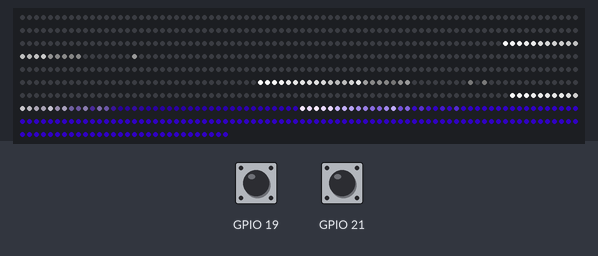
Recording of a sketch running on a simulated ESP32. Shown: 750 RGB LEDs in strip order, left to right, continuing on the next row. Inputs (shaded band) come from the test bench; at power-on: GPIO 19 HIGH, GPIO 21 HIGH. Random numbers use the default seed unless the sketch sets one.

Above: at 1.2 s.
1.3 s: GPIO 19 pulled LOW for 0.15 s
At 1.92 s:
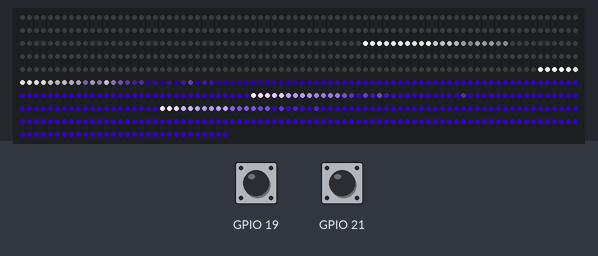
2.0 s: GPIO 21 pulled LOW for 0.15 s
At 2.35 s:
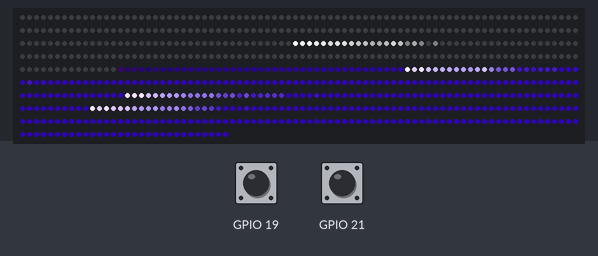
2.7 s: GPIO 19 pulled LOW for 1 s
At 3.2 s:
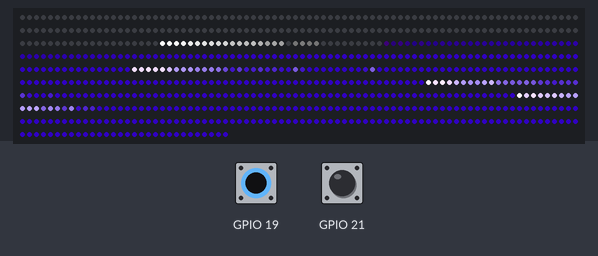
4.3 s: GPIO 21 pulled LOW for 0.15 s
At 5.75 s:
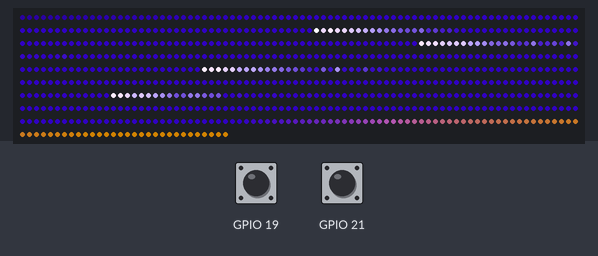
Timing chart, 0 to 7.3 s (numbered marks = the images above; inputs shaded):
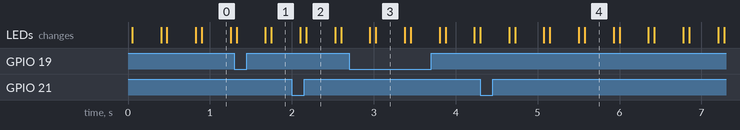

The sketch:

Cannes_ESP.ino
```cpp
/*
   ___ _ _
  / _ (_) |_ __ _ _   _  __ _( )__    / __(_)___| |__   ___ _ __ _ __ ___   __ _ _ __
 / /_)/ | __/ _` | | | |/ _` |/ __|  / _\ | / __| '_ \ / _ \ '__| '_ ` _ \ / _` | '_ \
/ ___/| | || (_| | |_| | (_| |\__ \ / /   | \__ \ | | |  __/ |  | | | | | | (_| | | | |
\/    |_|\__\__,_|\__, |\__,_||___/ \/    |_|___/_| |_|\___|_|  |_| |_| |_|\__,_|_| |_|
                  |___/
*/

#include "FastLED.h"

// *******************************************
//

// COLORS
CRGB colorBLUE  = CRGB(22, 0, 90);    // couleur vague bleue
CRGB colorGREEN = CRGB(0, 120, 55);   // couleur ressac vert
CRGB colorYELW  = CRGB(120, 75, 0);   // couleur ressac jaune
CRGB colorRED   = CRGB(160, 40,  0);  // couleur ressac orange

// PAUSE BLACK
int pauseBLACK = 5000;                // pause au noir en millisecondes

// FISH MODE
#define WAVE_COUNT_CHANGE 2           // nombre de vague avant changement de mode

//ENCODER
#define ENCODER_SPEED_FACTOR 150      // sensibilité encoder
bool encoderReverse = true;           // inversion encoder [true | false]

//
// *******************************************

// PINS SUR LA CARTE: 23 22 11 5 21 19
#include "WiFi.h"
#include "Ticker.h"

// LED STRIP
#define LED_PIN     23
#define NUM_LEDS    750
#define BRIGHTNESS  255
#define LED_TYPE    WS2812
#define COLOR_ORDER GRB
CRGB leds[NUM_LEDS];
CRGB ledsReversed[NUM_LEDS];

// WAVE NET
#include "Wave.h"
Wave* wave_blue;
Wave* wave_ressac;
Wave* ressac_green;
Wave* ressac_yellow;
Wave* ressac_red;

// WAVE CLOCK
Ticker waveclock;

// FISH NET
#include "Fish.h"
#define MAX_FISH 25
Fish fishnet[MAX_FISH];

// MODE
int wave_count = 0;
int FISHMODE = 1;

// ENCODER
unsigned long lastEncoderRead = 0;


//
// ASYNC WAIT
//
#define N_TIMER 10
unsigned long timers[N_TIMER];
bool wait(int t, uint32_t ms, bool autoreset)
{
  if (t>=N_TIMER) return false;
  if (timers[t] == 0) {
    timers[t] = millis();
    return true; // start waiting
  }
  else if ((millis()-timers[t]) < ms) {
    return true;  // still waiting
  }

  else {
    if (autoreset) timers[t] = 0; //re-arm
    return false; // wait is over !
  }
}
bool wait(int t, uint32_t ms) { return wait(t, ms, true); }

void wavereset() {
  timers[0] = 0;
  wave_blue->reset();
  ressac_green->reset();
  ressac_yellow->reset();
  ressac_red->reset();

  int r = random(3);
  if (r == 0) wave_ressac = ressac_green;
  if (r == 1) wave_ressac = ressac_yellow;
  if (r == 2) wave_ressac = ressac_red;

  wave_count += 1;
  if (wave_count > WAVE_COUNT_CHANGE) {
    wave_count = 0;
    if (FISHMODE == 2) FISHMODE = 1;
    else FISHMODE = 2;
  }
}

//
// SETUP
//
void setup() {

  Serial.begin(115200);

  // RADIO OFF
  WiFi.mode(WIFI_OFF);
  btStop();

  // CODER
  setupEncoder(21, 19); // (PIN1 / PIN2)

  // LED
  FastLED.addLeds<LED_TYPE, LED_PIN, COLOR_ORDER>(leds, NUM_LEDS);
  FastLED.setBrightness(  BRIGHTNESS );

  // WAVES
  wave_blue   = new Wave(     colorBLUE,  CRGB(0, 0, 0),       NUM_LEDS,       57, EASE_QUAD );     // create wave (color, size, speed, easePOW)
  ressac_green  = new Wave(   colorGREEN, colorBLUE,    NUM_LEDS*0.3,   75, EASE_QUATR );     // create wave (color, size, speed, easePOW)
  ressac_yellow = new Wave(   colorYELW, colorBLUE,    NUM_LEDS*0.3,   75, EASE_QUATR );     // create wave (color, size, speed, easePOW)
  ressac_red    = new Wave(   colorRED, colorBLUE,    NUM_LEDS*0.3,   75, EASE_QUATR );     // create wave (color, size, speed, easePOW)
  wavereset();
  waveclock.attach_ms(25, waveanimator );


  // MODE 1: 4 fish + speed CTRL
  if (FISHMODE == 1)
    for (int i=0; i<4; i++)
      fishnet[i].run(15, random(100, 250), random(NUM_LEDS), true); // size, speed, position, loop


  // DRAW TASK
  xTaskCreatePinnedToCore(
                    [](void * pvParameters){ while(true) draw(); },   /* Function to implement the task */
                    "drawTask", /* Name of the task */
                    10000,      /* Stack size in words */
                    NULL,       /* Task input parameter */
                    1,          /* Priority of the task */
                    NULL,       /* Task handle. */
                    0);  /* Core where the task should run */

}

//
// LOOP (Core 1)
//
void loop() {

  // GET SPEED FROM ENCODER:
  int lapse = millis() - lastEncoderRead;
  lastEncoderRead = millis();
  if (lapse == 0) lapse = 1;
  int diff = getEncoderDiff() * ENCODER_SPEED_FACTOR/lapse ;
  if (encoderReverse) diff = -1*diff;
  // if (diff != 0) Serial.println(diff);

  //
  // MODE 1: 4 fish + speed CTRL
  //
  if (FISHMODE == 1) {

    // Move FISHNET with encoder
    if (diff != 0)
      for (int i=0; i<MAX_FISH; i++)
        fishnet[i].speedAnim( diff );

  }

  //
  // MODE 2: 1-3 fish + fishing CTRL
  //
  else if (FISHMODE == 2) {

    // check if enough fish are going up, add if necessary
    if (countRunningFish() < 2 || !wait(8, random(12000, 15000)))
       findDeadFish()->run(6, random(100, 150), 1, false);

    // accelerate
    if (diff > 0)
      for (int i=0; i<MAX_FISH; i++)
        fishnet[i].speedAnim( diff );

    // decelerate
    if (diff < 0) {
      for (int i=0; i<MAX_FISH; i++) fishnet[i].decel();
    }

    // add new fish
    if (diff > 800)
      if (countRunningFish() < MAX_FISH)
        if (wait(9, 200));
        else findDeadFish()->run(6, random(150, 400), 1, false);

  }

  delay(15);  // this delay influences ENCODER speed factor
}

//
//  ANIMATE WAVES
//
void waveanimator() {

  // GROWING 0->50%
  if (wave_ressac->progress() < 50) {
    if (wave_blue->progress() < 50)  wave_blue->animate();
    if (wave_blue->progress() > 35)   wave_ressac->animate();
  }

  // FULL COLOR PAUSE
  else if (wait(0,100,false));

  // DECAYING 50->100%
  else if (wave_blue->progress() < 100) {
    if (wave_ressac->progress() < 100) wave_ressac->animate();
    if (wave_ressac->progress() > 70) wave_blue->animate();
  }

  // BLACK PAUSE
  else if (wait(1,pauseBLACK));

  // RESET
  else wavereset();

}


//
// DRAW (Core 0)
//
void draw() {
  FastLED.clear();
  wave_blue->draw(leds);
  wave_ressac->draw(leds);
  for (int i=0; i<MAX_FISH; i++) fishnet[i].draw( leds );
  FastLED.show();
  delay(1);
}


// Fish helpers
int countRunningFish() {
  int c = 0;
  for (int i=0; i<MAX_FISH; i++)
    if (fishnet[i].running) c += 1;
  return c;
}

Fish* findDeadFish() {
  for (int i=0; i<MAX_FISH; i++)
    if (!fishnet[i].running) return &fishnet[i];
  return NULL;
}
```

Fish.h
```cpp
#pragma once

#define FISH_ANIMATE_FREQ  25           // Time between to animation Frame
#define FISH_POSITION_ACCURACY 100      // Position increment for 1 pixel

#define FISH_RESET 30000

#define COLLING_TRAIL 130    // 140
#define COLLING_BOID  70     // 70
#define SPARK_CHANCE 45

#include "Ticker.h"

class Fish {

    public:
        bool running = false;

        //
        // Constructor (with default values)
        //
        Fish()
        {
            _color = CRGB(255,255,255);
            _direction = 1;
            _position = 0;
            _speedMin = 50;
            _speed = 25;
            _size = 15;

            _coolingBoid = COLLING_BOID;
            _coolingTrailer = COLLING_TRAIL;
            _sparkChance = SPARK_CHANCE;  //45
            _sparkBrightness = 250;


            // All Black
            for(int i=0; i<NUM_LEDS; i++) {
                fulltrail[i] = CRGB::Black;
                boid[i] = 0;
            }

            // Start Animator Clock
            clock.attach_ms(FISH_ANIMATE_FREQ, &Fish::animator, this );
        }


        //
        // Draw
        //
        void draw(CRGB* ll) {
            for( int j = 0; j < NUM_LEDS; j++)
                ll[NUM_LEDS-1-j] += fulltrail[j];   // draw in reverse
        }

        //
        // Move   (+ forward, - backward)
        //
        void move(int steps) {
            if (steps > 0) _direction = 1;
            else if (steps < 0) _direction = -1;
            else return;

            _position += steps;

            if (_doLoop) {
                if (_position < 0) _position += NUM_LEDS*FISH_POSITION_ACCURACY;
                else _position %= NUM_LEDS*FISH_POSITION_ACCURACY;
            }
            else {
                if (_position < 0 || _position >= NUM_LEDS*FISH_POSITION_ACCURACY) {
                    running = false;
                }
            }
        }

        //
        // Move Forward
        //
        void move_up(int steps=1) {
            steps = abs(steps);
            move(steps);
        }

        //
        // Move Backward
        //
        void move_down(int steps=1) {
            steps = abs(steps);
            move(steps*-1);
        }

        //
        // Move 1 step in set _direction
        //
        void move() {
            move(_direction);
        }

        //
        //  Jump to _position
        //
        void jump(int pos) {
            running = true;
            // _speedMin= random(50,100);
            _direction = 1;
            _position = (pos%NUM_LEDS)*FISH_POSITION_ACCURACY;
        }

        void size(int s) {
            _size = s;
        }

        void looping(bool dd) {
            _doLoop = dd;
        }

        void speed(int s) {
            _speedMin = s;
            _speed = s;
        }

        void breaks() {
            _speed = 0;
        }

        void decel() {
            _speed /= 1.5;
        }

        void accelerate() {
            _speedMin *= 1.05;
        }

        void stop() {
            running = false;
        }

        void run(int size_, int speed_, int position_, int doloop_) {
            size(size_);
            speed(speed_);
            looping(doloop_);
            jump(position_);
        }

        //
        // Color change
        //
        void setColor(CRGB colo) {
            _color = colo;
        }

        //
        // Position in PIXEL
        //
        int getPositionPixel() {
            return _position/FISH_POSITION_ACCURACY;
        }

        //
        // Speed Goal
        //
        void speedAnim(int s) {
            speedAnim(s, true);
        }

        void speedAnim(int s, bool externalControl) {

            int accelSmoothing = 6;
            int decelSmoothing = 7;

            // smoothing _speed change
            if (abs(s) > abs(_speed)) _speed = (s+_speed*accelSmoothing)/(accelSmoothing+1); // Accelerate
            else _speed = (s+_speed*decelSmoothing)/(decelSmoothing+1); // Decelerate

            if (externalControl) lastMove = millis();

            // Serial.println(_speed);
        }


    private:

        //
        //  Internal stuffs
        //
        CRGB _color;         // _color of the fish
        int _size;           // length of the base fish
        long _position;      // _position (x1000 pixel)   _position=2000  =>  pixel=2  see FISH_POSITION_ACCURACY
        int _direction;      // _direction (1 / -1)
        int _speed;          // as _position change per frame
        int _speedMin;
        bool _doLoop = false;


        int _coolingBoid;        // Crawler dimming _speed
        int _coolingTrailer;     // Trail dimming _speed
        int _sparkChance;        // Chance to spark: generate dust when moving
        int _sparkBrightness;    // Sparks brightness (% of crawler main brightness)

        Ticker clock;

        unsigned long lastMove = 0; // last time the fish was controlled

        byte boid[NUM_LEDS];
        CRGB fulltrail[NUM_LEDS];

        // Clocked callback
        static void animator(Fish *pThis) { pThis->animate(); }

        //
        // Update internal animation
        //
        void animate() {

            // Direction Wacthdog
            if ((millis()-lastMove) > FISH_RESET && _direction != 1) {
                _speed=0;
                speedAnim(1*_speedMin);
            }

            // Move SPEED
            //if (_speed != 0) {
                move(_speed/2);
                speedAnim(_direction*_speedMin, false);
            //}

            // FULLTRAIL Fade
            for(int j=0; j<NUM_LEDS; j++)
                if( (random8(10)>5) )
                    fulltrail[j].fadeToBlackBy( _coolingTrailer );

            // Running
            if (!running) return;

            // BOID Cool down every cell a little
            int cooldown;
            for( int i = 1; i < _size; i++) {
                cooldown = random16( ((_coolingBoid * 10) / _size) + 2);
                if(cooldown>boid[i]) boid[i]=0;
                else boid[i]=boid[i]-cooldown;
            }

            // BOID Heat from each cell drifts 'up' and diffuses a little
            for( int k= _size - 1; k >= 2; k--)
                boid[k] = (boid[k - 1] + 2*boid[k - 2]) / 3;
            boid[1] = random8(200, 240);
            boid[0] = random8(220, 255);

            // BOID TAIL Randomly ignite new 'sparks'
            if( random8() < _sparkChance ) boid[random16(_size/2, _size)] = _sparkBrightness;

            // DRAW boid into fulltrail
            int mIndex;
            for(int j = 0; j < _size; j++) {
                mIndex = (getPositionPixel()-(j*_direction))%NUM_LEDS;
                if (mIndex < 0) mIndex += NUM_LEDS;
                fulltrail[mIndex] = CRGB( scale8(_color.r, boid[j]), scale8(_color.g, boid[j]), scale8(_color.b, boid[j]));
            }

        }

};
```

Wave.h
```cpp
#pragma once

#define PHI90  16383
#define PHI180 32767

// EASING
// see https://easings.net/en#  and   https://github.com/ericbarch/arduino-libraries/tree/master/EasingLibrary
#define EASE_SIN    1
#define EASE_QUAD   2
#define EASE_CUBIC  3
#define EASE_QUATR  4


// Faded head size
#define HEADSIZE    60

class Wave {

    public:
        //
        // Constructor (with default values)
        //
        Wave(CRGB color, CRGB colorHead, int size, int speed, int easing)  : color(color), colorHead(colorHead), size(size), speed(speed), easing(easing)
        {
            reset();
        }


        //
        // Draw
        //
        void draw(CRGB* ll) {
            for( int j = 0; j < NUM_LEDS; j++)
                if (fulltrail[j])
                    ll[NUM_LEDS-1-j] = fulltrail[j];   // draw in reverse
        }

        //
        // Update internal animation
        //
        uint32_t animate() {

            if (angle < PHI180) {
                angle += speed;

                // clear buffer
                for( int i = 0; i < NUM_LEDS; i++) fulltrail[i] = CRGB::Black;

                // done
                if (angle >= PHI180) angle = PHI180;

                // head position SIN easing
                //int headPos = (size+HEADSIZE) * sin16(angle) / 32767;

                // head position easing
                float easeFactor;
                float x;

                if (angle<=PHI90) x = angle * 1.0 / PHI90;
                else x =  (PHI180 - angle) * 1.0 / PHI90;

                _progress = 100 * angle / PHI180;

                if (easing == EASE_SIN) easeFactor = sin(x*M_PI_2);
                else if (easing == EASE_QUAD) easeFactor = -1*x*(x-2);
                else if (easing == EASE_CUBIC)  easeFactor = pow( x-1, 3) + 1;
                else if (easing == EASE_QUATR)  easeFactor = (pow(x-1, 4) - 1)*-1;

                int headPos = (size+HEADSIZE) * easeFactor;

                // Serial.print(angle); Serial.print(" ");
                // Serial.print(x); Serial.print(" ");
                // Serial.println(headPos);

                // Draw HEAD
                for (int i=0; i<HEADSIZE; i++) {
                    int k = i+headPos-HEADSIZE;
                    if (k >= 0 && k < NUM_LEDS)
                        fulltrail[k] = CRGB(
                            map(i, 0, HEADSIZE, color.r, colorHead.r),
                            map(i, 0, HEADSIZE, color.g, colorHead.g),
                            map(i, 0, HEADSIZE, color.b, colorHead.b));
                }

                // Draw BODY
                for (int k=0; k<(headPos-HEADSIZE); k++)
                    if (k < NUM_LEDS) fulltrail[k] = color;
            }
            return angle;
        }

        //
        //  Reset animation
        //
        void reset() {
            angle = 0;
            _progress = 0;
            for(int i=0; i<NUM_LEDS; i++) fulltrail[i] = CRGB::Black;
        }

        // get Progress
        //
        int progress() {
            return _progress;
        }

    private:

        //
        //  Internal stuffs
        //
        CRGB color;         // color of the wave
        CRGB colorHead;     // color of the wave head
        int size;           // max length of the wave
        int speed;
        int easing;         // easing profile

        int _progress = 0;  // % progress
        uint32_t angle;          // 0->PHI90 = growing   PHI90->PHI180 = descending


        // internal buffer
        CRGB fulltrail[NUM_LEDS];

};
```

YUMO_E6A2.ino
```cpp
volatile int encoderLast = 0;
volatile long encoderValue = 0;
volatile int encoderAngle = 0;
volatile long encoderDiff = 0;

int encoderPin1;
int encoderPin2;

void setupEncoder(int pin1, int pin2) {
  encoderPin1 = pin1;
  encoderPin2 = pin2;
  pinMode(encoderPin1, INPUT_PULLUP);
  pinMode(encoderPin2, INPUT_PULLUP);
  attachInterrupt(digitalPinToInterrupt(encoderPin1), updateEncoder, CHANGE);
  attachInterrupt(digitalPinToInterrupt(encoderPin2), updateEncoder, CHANGE);
}


void updateEncoder(){
  int MSB = digitalRead(encoderPin1); //MSB = most significant bit
  int LSB = digitalRead(encoderPin2); //LSB = least significant bit

  int encoded = (MSB << 1) |LSB; //converting the 2 pin value to single number
  int sum  = (encoderLast << 2) | encoded; //adding it to the previous encoded value

  if(sum == 0b1101 || sum == 0b0100 || sum == 0b0010 || sum == 0b1011) {
    encoderValue ++;
    encoderDiff ++;
  }
  if(sum == 0b1110 || sum == 0b0111 || sum == 0b0001 || sum == 0b1000) {
    encoderValue --;
    encoderDiff --;
  }

  encoderLast = encoded; //store this value for next time

  //Constrain to 1 tour - 360°
  if (encoderValue>799){ encoderValue = 0; }
  if (encoderValue<0){ encoderValue = 799; }
  encoderAngle = map(encoderValue, 0, 799, 0, 359);
}

long getEncoderPosition() {
  return encoderValue;
}

int getEncoderAngle() {
  return encoderAngle;
}

long getEncoderDiff() {
  long diff = encoderDiff;
  encoderDiff = 0;
  return diff;
}
```
